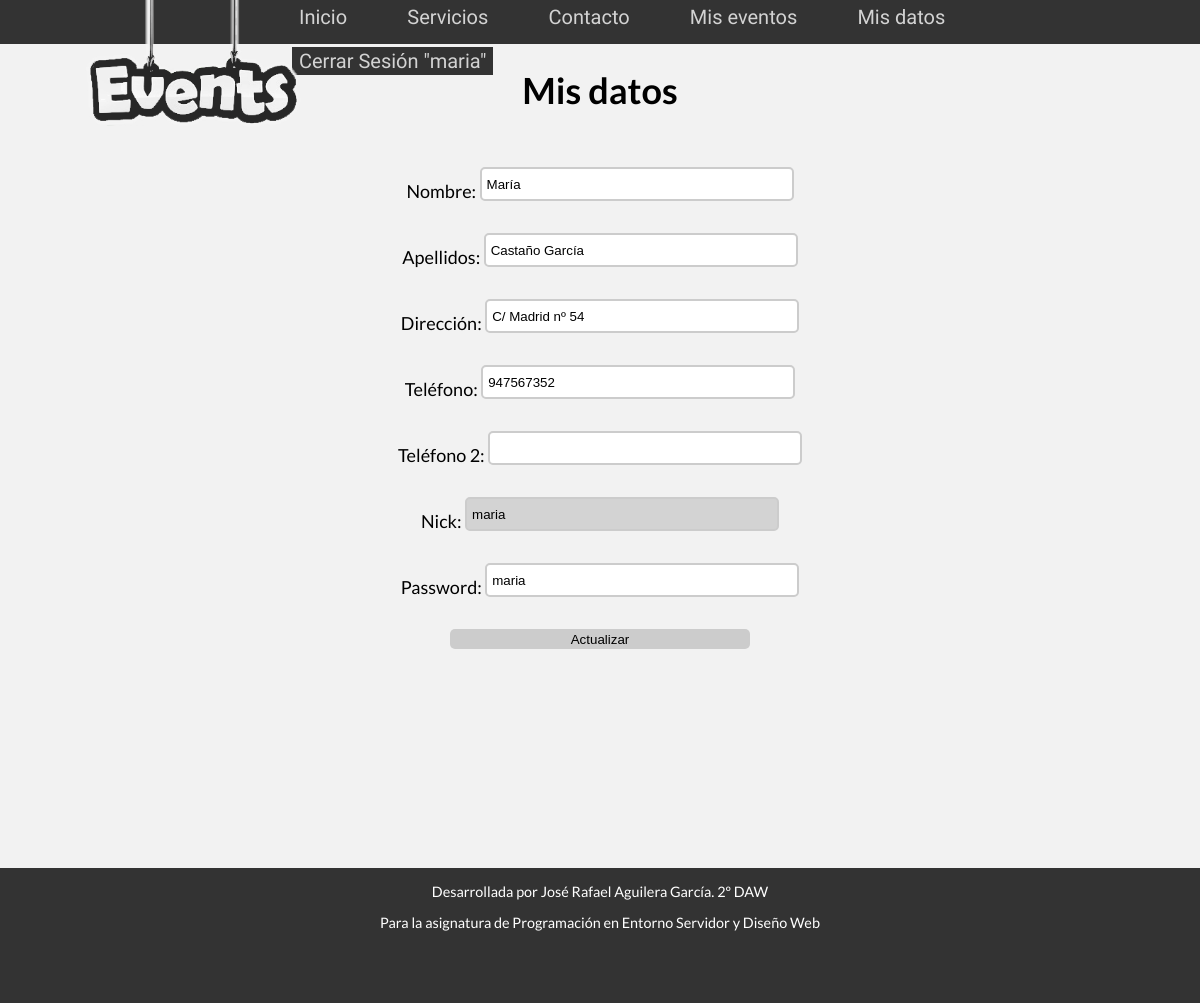
Page /php/clientes/mis-datos.php (signed in) on the committed database.
### tables this page shows
CREATE TABLE `clientes` (
  `id` bigint(20) UNSIGNED NOT NULL,
  `nombre` varchar(15) NOT NULL,
  `apellidos` varchar(30) NOT NULL,
  `direccion` varchar(50) NOT NULL,
  `telefono1` varchar(9) NOT NULL,
  `telefono2` varchar(9) DEFAULT NULL,
  `nick` varchar(15) NOT NULL,
  `pass` varchar(15) NOT NULL
);

### php/clientes/mis-datos.php (the view, shortened to what this page needs)
<!DOCTYPE html>
<?php
include("../funciones.php");
 ?>
<html lang="en">
<head>
	<link href="../../CSS/estilos_frontend.css" rel="stylesheet" type="text/css">
</head>
<body>
	<div class='cuerpo'>
    <?php
		$conexion=conectarBD();
		$con=mysqli_query($conexion, "select * from clientes where nick='$_SESSION[usuario]'");
		$datos=mysqli_fetch_array($con, MYSQLI_ASSOC);
    echo "<h1>Mis datos</h1>";
	echo "
	<form action='#' method='post'></br>
      <input type='hidden' name='id' value='$datos[id]'>
			Nombre: <input type='text' name='nombre' size='30' maxlength='15' value='$datos[nombre]' required></br></br>
      Apellidos: <input type='text' name='apellidos' size='30' maxlength='30' value='$datos[apellidos]' required></br></br>
			Dirección: <input type='text' name='direccion' size='50' maxlength='50' value='$datos[direccion]' required></br></br>
			Teléfono: <input type='tel' name='telefono' size='9' maxlength='9' value='$datos[telefono1]' required></br></br>
      Teléfono 2: <input type='tel' name='telefono2' size='9' maxlength='9' value='$datos[telefono2]''></br></br>
			Nick: <input type='text' name='nick' size='30' maxlength='15' value='$datos[nick]' required readonly='readonly' style='background-color: lightgray;'></br></br>
			Password: <input type='text' name='pass' size='30' maxlength='15' value='$datos[pass]' required></br></br>
			<input type='submit' name='actualizar' value='Actualizar'>
			</br></br>
		</form>";
	?>
	</div>
</body>
</html>

### css/estilos_frontend.css (style rules this page uses)
html { font-family: 'Lato', sans-serif; font-size: 90%; font-weight: 400; height:100%; width: 100%; }
body { margin:0 auto; background-color: #F2F2F2; height:100%; width: 100%; }
.cuerpo { font-size: 18px; width: 100%; height: 100%; text-align: center; }
input { margin-top: 10px; width: 300px; height: 20px; padding: 0; vertical-align: bottom; position: relative; top: -1px; *overflow: hidden; }
input[type=text] { padding:5px; border:2px solid #ccc; -webkit-border-radius: 5px; border-radius: 5px; }
input[type=tel] { padding:5px; border:2px solid #ccc; -webkit-border-radius: 5px; border-radius: 5px; }
input[type=submit] { padding:2px 8px; background:#ccc; border:0 none; cursor:pointer; -webkit-border-radius: 5px; border-radius: 5px; }

### rows in the picture
clientes: nombre "María", apellidos "Castaño García", direccion "C/ Madrid nº 54", telefono "947567352", nick "maria", pass "maria"

### other values in the picture
$_SESSION[usuario] "maria"
